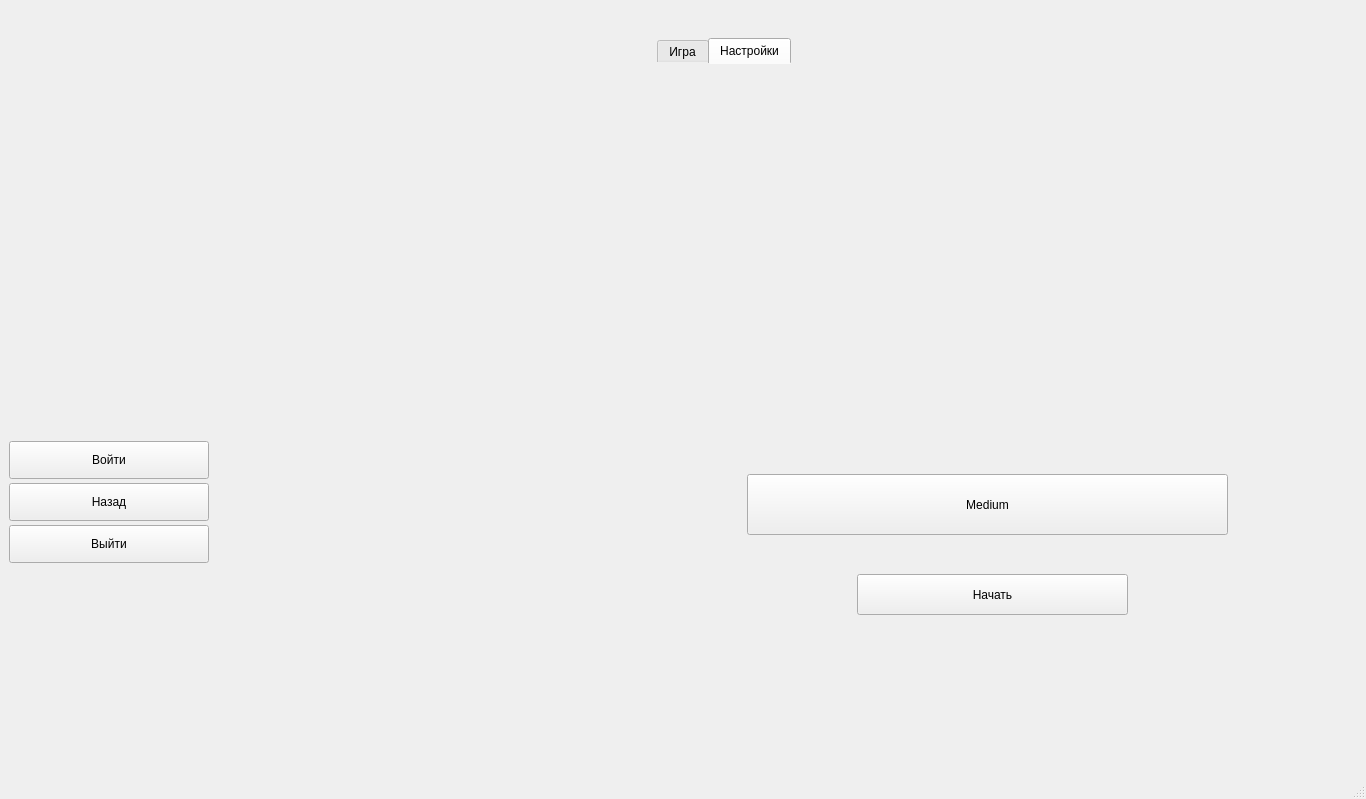
<?xml version="1.0" encoding="UTF-8"?>
<ui version="4.0">
 <class>MainWindow</class>
 <widget class="QMainWindow" name="MainWindow">
  <property name="geometry">
   <rect>
    <x>0</x>
    <y>0</y>
    <width>1366</width>
    <height>799</height>
   </rect>
  </property>
  <property name="minimumSize">
   <size>
    <width>920</width>
    <height>600</height>
   </size>
  </property>
  <property name="maximumSize">
   <size>
    <width>1500</width>
    <height>15500</height>
   </size>
  </property>
  <property name="windowTitle">
   <string>Zoo</string>
  </property>
  <property name="windowIcon">
   <iconset>
    <normaloff>../resources/images/allanimals.jpg</normaloff>../resources/images/allanimals.jpg</iconset>
  </property>
  <property name="styleSheet">
   <string notr="true">
QMainWindow{
	alternate-background-color: rgb(0, 170, 0);

}</string>
  </property>
  <widget class="QWidget" name="centralwidget">
   <layout class="QGridLayout" name="gridLayout_3">
    <item row="0" column="2">
     <widget class="QTabWidget" name="tabWidget">
      <property name="minimumSize">
       <size>
        <width>700</width>
        <height>500</height>
       </size>
      </property>
      <property name="maximumSize">
       <size>
        <width>700</width>
        <height>700</height>
       </size>
      </property>
      <property name="styleSheet">
       <string notr="true">QTabWidget{
 border-radius: 10px; /* Округление углов */
    padding: 5px; /* Внутренние отступы */

}
QTabWidget::pane{
 border: none; /* Убираем рамку */
    background: transparent; /* Сделать фон прозрачным для тени */
}</string>
      </property>
      <property name="currentIndex">
       <number>1</number>
      </property>
      <property name="iconSize">
       <size>
        <width>110</width>
        <height>110</height>
       </size>
      </property>
      <widget class="QWidget" name="tab">
       <attribute name="title">
        <string>Игра</string>
       </attribute>
       <layout class="QGridLayout" name="gridLayout_5">
        <item row="0" column="0">
         <layout class="QGridLayout" name="gridLayout_4">
          <item row="0" column="0">
           <layout class="QFormLayout" name="layout">
            <item row="0" column="0" colspan="2">
             <widget class="QLabel" name="label">
              <property name="text">
               <string>                                                                      СТАТИСТИКА ИГРОКА</string>
              </property>
             </widget>
            </item>
            <item row="1" column="0">
             <widget class="QSlider" name="verticalSlider">
              <property name="orientation">
               <enum>Qt::Vertical</enum>
              </property>
             </widget>
            </item>
            <item row="2" column="1">
             <spacer name="verticalSpacer_3">
              <property name="orientation">
               <enum>Qt::Vertical</enum>
              </property>
              <property name="sizeHint" stdset="0">
               <size>
                <width>20</width>
                <height>40</height>
               </size>
              </property>
             </spacer>
            </item>
            <item row="1" column="1">
             <widget class="QListWidget" name="listWidget"/>
            </item>
           </layout>
          </item>
         </layout>
        </item>
       </layout>
      </widget>
      <widget class="QWidget" name="tab_2">
       <attribute name="title">
        <string>Настройки</string>
       </attribute>
       <widget class="QPushButton" name="pushButton_4">
        <property name="geometry">
         <rect>
          <x>200</x>
          <y>510</y>
          <width>271</width>
          <height>41</height>
         </rect>
        </property>
        <property name="styleSheet">
         <string notr="true"/>
        </property>
        <property name="text">
         <string>Начать</string>
        </property>
       </widget>
       <widget class="QWidget" name="horizontalLayoutWidget">
        <property name="geometry">
         <rect>
          <x>90</x>
          <y>410</y>
          <width>481</width>
          <height>61</height>
         </rect>
        </property>
        <layout class="QHBoxLayout" name="horizontalLayout">
         <property name="spacing">
          <number>0</number>
         </property>
         <item>
          <widget class="QPushButton" name="pushButton_7">
           <property name="sizePolicy">
            <sizepolicy hsizetype="Minimum" vsizetype="Preferred">
             <horstretch>0</horstretch>
             <verstretch>0</verstretch>
            </sizepolicy>
           </property>
           <property name="styleSheet">
            <string notr="true"/>
           </property>
           <property name="text">
            <string>Medium</string>
           </property>
          </widget>
         </item>
        </layout>
       </widget>
       <widget class="QPushButton" name="pushButton_3">
        <property name="geometry">
         <rect>
          <x>80</x>
          <y>50</y>
          <width>111</width>
          <height>111</height>
         </rect>
        </property>
        <property name="styleSheet">
         <string notr="true">QPushButton{

 border-radius: 20px; /* Округление углов для овальной формы */
}</string>
        </property>
        <property name="text">
         <string/>
        </property>
        <property name="icon">
         <iconset resource="loading.qrc">
          <normaloff>:/im/depositphotos_13270993-stock-illustration-red-bear.jpg</normaloff>:/im/depositphotos_13270993-stock-illustration-red-bear.jpg</iconset>
        </property>
        <property name="iconSize">
         <size>
          <width>100</width>
          <height>100</height>
         </size>
        </property>
       </widget>
       <widget class="QPushButton" name="pushButton_8">
        <property name="geometry">
         <rect>
          <x>280</x>
          <y>50</y>
          <width>111</width>
          <height>111</height>
         </rect>
        </property>
        <property name="styleSheet">
         <string notr="true">QPushButton{
border-radius:19px;
}</string>
        </property>
        <property name="text">
         <string/>
        </property>
        <property name="icon">
         <iconset resource="loading.qrc">
          <normaloff>:/im/depositphotos_13270628-stock-illustration-3d-cartoon-bird.jpg</normaloff>:/im/depositphotos_13270628-stock-illustration-3d-cartoon-bird.jpg</iconset>
        </property>
        <property name="iconSize">
         <size>
          <width>100</width>
          <height>100</height>
         </size>
        </property>
       </widget>
       <widget class="QPushButton" name="pushButton_9">
        <property name="geometry">
         <rect>
          <x>470</x>
          <y>50</y>
          <width>111</width>
          <height>111</height>
         </rect>
        </property>
        <property name="styleSheet">
         <string notr="true">QPushButton{
border-radius:19px;
}</string>
        </property>
        <property name="text">
         <string/>
        </property>
        <property name="icon">
         <iconset resource="loading.qrc">
          <normaloff>:/im/depositphotos_223511466-stock-illustration-funny-cartoon-friends.jpg</normaloff>:/im/depositphotos_223511466-stock-illustration-funny-cartoon-friends.jpg</iconset>
        </property>
        <property name="iconSize">
         <size>
          <width>100</width>
          <height>100</height>
         </size>
        </property>
       </widget>
       <widget class="QPushButton" name="pushButton_10">
        <property name="geometry">
         <rect>
          <x>160</x>
          <y>220</y>
          <width>111</width>
          <height>111</height>
         </rect>
        </property>
        <property name="styleSheet">
         <string notr="true">QPushButton{
border-radius:19px;
}</string>
        </property>
        <property name="text">
         <string/>
        </property>
        <property name="icon">
         <iconset resource="loading.qrc">
          <normaloff>:/im/depositphotos_503220292-stock-photo-illustration-cute-cartoon-character-mask.jpg</normaloff>:/im/depositphotos_503220292-stock-photo-illustration-cute-cartoon-character-mask.jpg</iconset>
        </property>
        <property name="iconSize">
         <size>
          <width>100</width>
          <height>100</height>
         </size>
        </property>
       </widget>
       <widget class="QPushButton" name="pushButton_11">
        <property name="geometry">
         <rect>
          <x>370</x>
          <y>220</y>
          <width>111</width>
          <height>111</height>
         </rect>
        </property>
        <property name="styleSheet">
         <string notr="true">QPushButton{
border-radius:19px;
}</string>
        </property>
        <property name="text">
         <string/>
        </property>
        <property name="icon">
         <iconset resource="loading.qrc">
          <normaloff>:/im/depositphotos_6631424-stock-illustration-fun-cat.jpg</normaloff>:/im/depositphotos_6631424-stock-illustration-fun-cat.jpg</iconset>
        </property>
        <property name="iconSize">
         <size>
          <width>100</width>
          <height>100</height>
         </size>
        </property>
       </widget>
       <widget class="QLabel" name="debug">
        <property name="geometry">
         <rect>
          <x>140</x>
          <y>580</y>
          <width>141</width>
          <height>21</height>
         </rect>
        </property>
        <property name="text">
         <string/>
        </property>
       </widget>
       <zorder>pushButton_3</zorder>
       <zorder>pushButton_4</zorder>
       <zorder>horizontalLayoutWidget</zorder>
       <zorder>pushButton_8</zorder>
       <zorder>pushButton_9</zorder>
       <zorder>pushButton_10</zorder>
       <zorder>pushButton_11</zorder>
       <zorder>debug</zorder>
      </widget>
     </widget>
    </item>
    <item row="0" column="0">
     <layout class="QVBoxLayout" name="verticalLayout_3">
      <property name="spacing">
       <number>4</number>
      </property>
      <item>
       <widget class="QWidget" name="widget" native="true">
        <layout class="QGridLayout" name="gridLayout_2">
         <item row="0" column="0">
          <layout class="QGridLayout" name="gridLayout">
           <property name="sizeConstraint">
            <enum>QLayout::SetDefaultConstraint</enum>
           </property>
          </layout>
         </item>
        </layout>
       </widget>
      </item>
      <item>
       <spacer name="verticalSpacer">
        <property name="orientation">
         <enum>Qt::Vertical</enum>
        </property>
        <property name="sizeHint" stdset="0">
         <size>
          <width>20</width>
          <height>40</height>
         </size>
        </property>
       </spacer>
      </item>
      <item>
       <widget class="QLabel" name="label_2">
        <property name="sizePolicy">
         <sizepolicy hsizetype="Preferred" vsizetype="Preferred">
          <horstretch>20</horstretch>
          <verstretch>20</verstretch>
         </sizepolicy>
        </property>
        <property name="minimumSize">
         <size>
          <width>200</width>
          <height>50</height>
         </size>
        </property>
        <property name="maximumSize">
         <size>
          <width>20</width>
          <height>200</height>
         </size>
        </property>
        <property name="styleSheet">
         <string notr="true">image: url(:/resources/resources/hello.jpg);</string>
        </property>
        <property name="text">
         <string/>
        </property>
       </widget>
      </item>
      <item>
       <layout class="QVBoxLayout" name="verticalLayout"/>
      </item>
      <item>
       <widget class="QPushButton" name="pushButton">
        <property name="sizePolicy">
         <sizepolicy hsizetype="Preferred" vsizetype="Preferred">
          <horstretch>0</horstretch>
          <verstretch>0</verstretch>
         </sizepolicy>
        </property>
        <property name="minimumSize">
         <size>
          <width>50</width>
          <height>38</height>
         </size>
        </property>
        <property name="maximumSize">
         <size>
          <width>200</width>
          <height>16777215</height>
         </size>
        </property>
        <property name="styleSheet">
         <string notr="true"/>
        </property>
        <property name="text">
         <string>Войти</string>
        </property>
       </widget>
      </item>
      <item>
       <widget class="QPushButton" name="pushButton_12">
        <property name="sizePolicy">
         <sizepolicy hsizetype="Preferred" vsizetype="Preferred">
          <horstretch>0</horstretch>
          <verstretch>0</verstretch>
         </sizepolicy>
        </property>
        <property name="minimumSize">
         <size>
          <width>200</width>
          <height>38</height>
         </size>
        </property>
        <property name="maximumSize">
         <size>
          <width>50</width>
          <height>16777215</height>
         </size>
        </property>
        <property name="text">
         <string>Назад</string>
        </property>
       </widget>
      </item>
      <item>
       <widget class="QPushButton" name="pushButton_2">
        <property name="sizePolicy">
         <sizepolicy hsizetype="Preferred" vsizetype="Preferred">
          <horstretch>0</horstretch>
          <verstretch>0</verstretch>
         </sizepolicy>
        </property>
        <property name="minimumSize">
         <size>
          <width>50</width>
          <height>38</height>
         </size>
        </property>
        <property name="maximumSize">
         <size>
          <width>200</width>
          <height>16777215</height>
         </size>
        </property>
        <property name="styleSheet">
         <string notr="true"/>
        </property>
        <property name="text">
         <string>Выйти</string>
        </property>
        <property name="iconSize">
         <size>
          <width>30</width>
          <height>30</height>
         </size>
        </property>
       </widget>
      </item>
      <item>
       <spacer name="verticalSpacer_2">
        <property name="orientation">
         <enum>Qt::Vertical</enum>
        </property>
        <property name="sizeHint" stdset="0">
         <size>
          <width>20</width>
          <height>40</height>
         </size>
        </property>
       </spacer>
      </item>
     </layout>
    </item>
    <item row="0" column="1">
     <spacer name="horizontalSpacer">
      <property name="orientation">
       <enum>Qt::Horizontal</enum>
      </property>
      <property name="sizeHint" stdset="0">
       <size>
        <width>40</width>
        <height>20</height>
       </size>
      </property>
     </spacer>
    </item>
   </layout>
  </widget>
  <widget class="QMenuBar" name="menubar">
   <property name="geometry">
    <rect>
     <x>0</x>
     <y>0</y>
     <width>1366</width>
     <height>25</height>
    </rect>
   </property>
  </widget>
  <widget class="QStatusBar" name="statusbar"/>
 </widget>
 <resources>
  <include location="loading.qrc"/>
 </resources>
 <connections/>
</ui>
